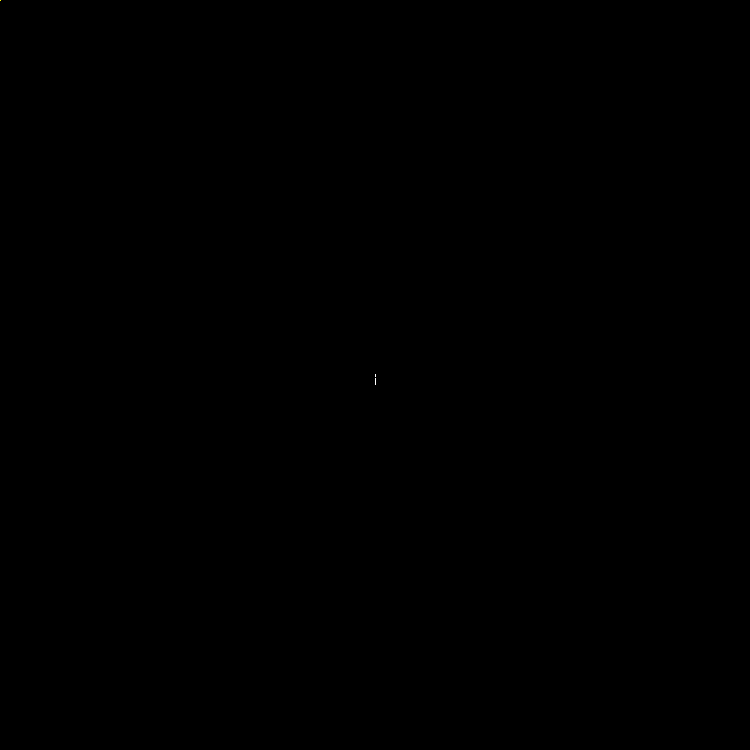
Frame 1 (no input)
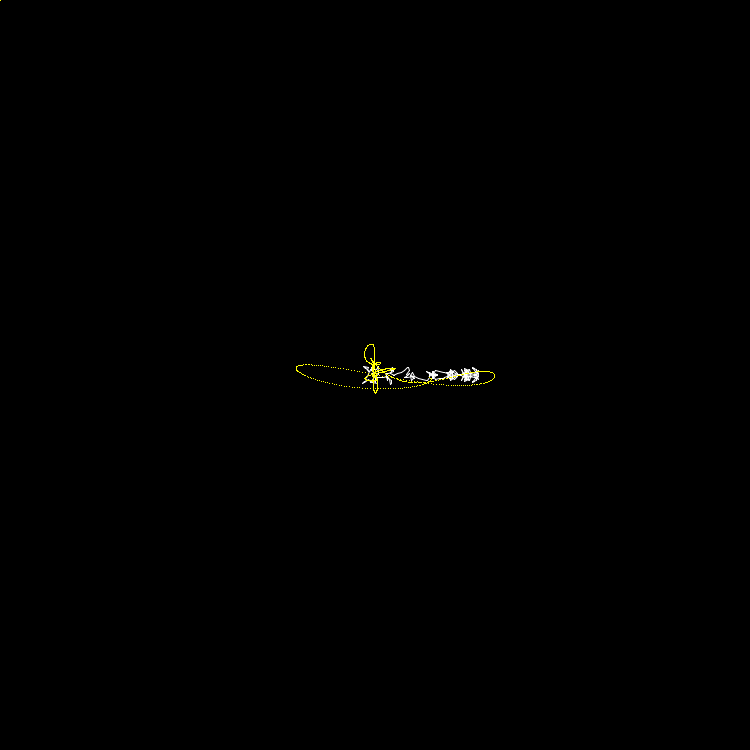
Frame 60 (the mouse pressed at the canvas centre just before this capture)
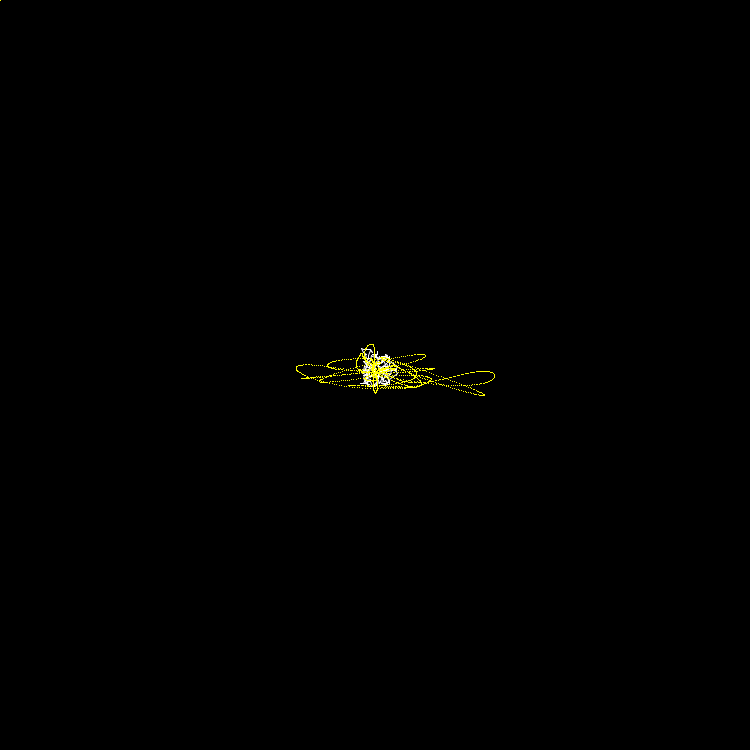
Frame 120 (the mouse held since frame 60 and released just before this capture)

The Processing sketch that drew these frames (run headless with seeded random() and noise(); from frame 60 on, the mouse is pressed at the canvas centre):

// Processing sketch: constrainedPendulums
// ── constrainedPendulums.pde


double gy = 1;
double gx = 0;

double[] ms;
double[][] vs;
double[][] fs;
double[] as;
double[] avs;
double[] is;
double[] ls;

int n = 256;
void setup(){
  size(750,750);
  background(0);
  
  ms = new double[n];
  vs = new double[n][];
  fs = new double[n][];
  as = new double[n];
  avs = new double[n];
  is = new double[n];
  ls = new double[n];
  for (int i = 0; i < n; i++){
    ms[i] = 1;
    is[i] = 1;
    ls[i] = 5.*Math.sin((i+1));//Math.sqrt(i+1);
    as[i] = Math.PI/2;
    vs[i] = new double[2];
    fs[i] = new double[] {0,0};
    avs[i] = Math.cos(i+1);
  }
  for (int i = 0; i < path.length; i++){
    path[i] = new double[] {0,0};
  }
  
}


void calcVs(){
  //calculates the absolute velocities of each endpoint
  double vx = 0;
  double vy = 0;
  for (int i = 0; i < avs.length; i++){
    vx -= Math.sin(as[i])*avs[i]*ls[i];
    vy += Math.cos(as[i])*avs[i]*ls[i];
    vs[i][0] = vx;
    vs[i][1] = vy;
  }
}


void draw(){
  background(0);
  stroke(255);
  
  drawp();
  calcpath(60./60,16);
  step(60./60);
}


void step(double dt){
  for (int i = 0; i < avs.length; i++){
    as[i] += avs[i]*dt;
  }
  
}

double[][] path = new double[16384][];
int pathi = 0;
void calcpath(double dt,int steps){
  for(int step = 0; step < steps; step ++){
  double px = width/2;
  double py = height/2;
  for (int i = 0; i < avs.length; i++){
    double dx = Math.cos(as[i]+avs[i]*dt*step/steps)*ls[i];
    double dy = Math.sin(as[i]+avs[i]*dt*step/steps)*ls[i];
    px += dx; py += dy;
  }
  
  path[pathi][0] = px;
  path[pathi][1] = py;
  pathi = (pathi+1)%path.length;
  }
}
void drawp(){
  //
  
  //calculates the absolute positions of each endpoint
  stroke(255);
  double px = width/2;
  double py = height/2;
  for (int i = 0; i < avs.length; i++){
    double dx = Math.cos(as[i])*ls[i];
    double dy = Math.sin(as[i])*ls[i];
    line((float)px,(float)py,(float)(px+dx),(float)(py+dy));
    px += dx; py += dy;
  }
  
  path[pathi][0] = px;
  path[pathi][1] = py;
  /*
  for (int i = 0; i < path.length-1; i++){
    stroke(color((int)(i*1.99),i,0));
    line((float)path[(i+pathi)%path.length][0],(float)path[(i+pathi)%path.length][1]
    ,(float)path[(1+i+pathi)%path.length][0],(float)path[(1+i+pathi)%path.length][1]);
  }/*/
  for (int i = 0; i < path.length-1; i++){
    set((int)path[(i+pathi)%path.length][0],(int)path[(i+pathi)%path.length][1]
    ,color((int)(i*4*255/path.length),(int)(i*4*128/path.length),0));
  }//*/
  pathi = (pathi+1)%path.length;
  
}
